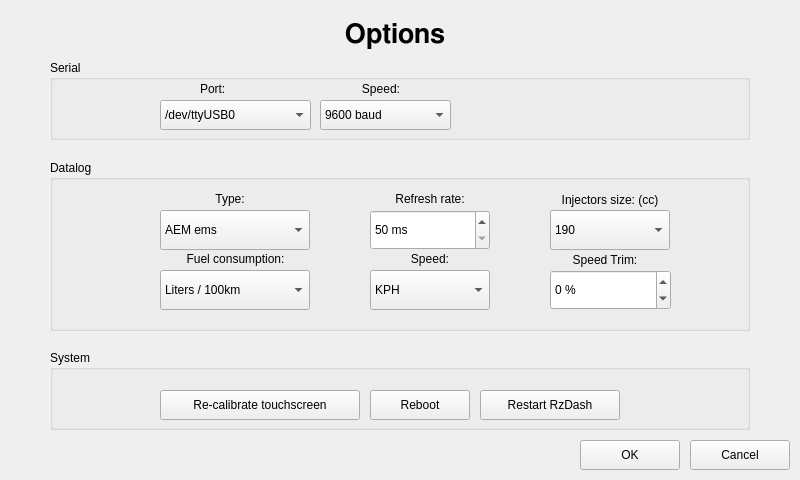
<?xml version="1.0" encoding="UTF-8"?>
<ui version="4.0">
 <class>optionsForm</class>
 <widget class="QWidget" name="optionsForm">
  <property name="geometry">
   <rect>
    <x>0</x>
    <y>0</y>
    <width>800</width>
    <height>480</height>
   </rect>
  </property>
  <property name="windowTitle">
   <string>RzDash - Options</string>
  </property>
  <property name="locale">
   <locale language="English" country="UnitedStates"/>
  </property>
  <widget class="QLabel" name="lt_title">
   <property name="geometry">
    <rect>
     <x>330</x>
     <y>20</y>
     <width>130</width>
     <height>30</height>
    </rect>
   </property>
   <property name="font">
    <font>
     <family>FreeSans</family>
     <pointsize>20</pointsize>
     <weight>75</weight>
     <bold>true</bold>
    </font>
   </property>
   <property name="text">
    <string>Options</string>
   </property>
   <property name="alignment">
    <set>Qt::AlignCenter</set>
   </property>
  </widget>
  <widget class="QGroupBox" name="gb_serial">
   <property name="geometry">
    <rect>
     <x>50</x>
     <y>60</y>
     <width>700</width>
     <height>80</height>
    </rect>
   </property>
   <property name="autoFillBackground">
    <bool>false</bool>
   </property>
   <property name="title">
    <string>Serial</string>
   </property>
   <property name="flat">
    <bool>false</bool>
   </property>
   <property name="checkable">
    <bool>false</bool>
   </property>
   <widget class="QComboBox" name="c_portName">
    <property name="geometry">
     <rect>
      <x>110</x>
      <y>40</y>
      <width>151</width>
      <height>30</height>
     </rect>
    </property>
    <item>
     <property name="text">
      <string>/dev/ttyUSB0</string>
     </property>
    </item>
    <item>
     <property name="text">
      <string>/dev/ttyUSB1</string>
     </property>
    </item>
    <item>
     <property name="text">
      <string>/dev/ttySAC0</string>
     </property>
    </item>
    <item>
     <property name="text">
      <string>/dev/ttySAC1</string>
     </property>
    </item>
    <item>
     <property name="text">
      <string>/dev/ttySAC2</string>
     </property>
    </item>
    <item>
     <property name="text">
      <string>/dev/ttyS0</string>
     </property>
    </item>
    <item>
     <property name="text">
      <string>/dev/ttyS1</string>
     </property>
    </item>
    <item>
     <property name="text">
      <string>COM1</string>
     </property>
    </item>
    <item>
     <property name="text">
      <string>COM2</string>
     </property>
    </item>
    <item>
     <property name="text">
      <string>COM3</string>
     </property>
    </item>
    <item>
     <property name="text">
      <string>COM4</string>
     </property>
    </item>
    <item>
     <property name="text">
      <string>COM5</string>
     </property>
    </item>
    <item>
     <property name="text">
      <string>COM6</string>
     </property>
    </item>
    <item>
     <property name="text">
      <string>CNCA0</string>
     </property>
    </item>
    <item>
     <property name="text">
      <string>CNCB0</string>
     </property>
    </item>
    <item>
     <property name="text">
      <string>/tmp/ttyV0</string>
     </property>
    </item>
    <item>
     <property name="text">
      <string>/tmp/ttyV1</string>
     </property>
    </item>
   </widget>
   <widget class="QComboBox" name="c_portSpeed">
    <property name="geometry">
     <rect>
      <x>270</x>
      <y>40</y>
      <width>131</width>
      <height>30</height>
     </rect>
    </property>
    <item>
     <property name="text">
      <string>9600 baud</string>
     </property>
    </item>
    <item>
     <property name="text">
      <string>19200 baud</string>
     </property>
    </item>
    <item>
     <property name="text">
      <string>38400 baud</string>
     </property>
    </item>
    <item>
     <property name="text">
      <string>115200 baud</string>
     </property>
    </item>
   </widget>
   <widget class="QLabel" name="lt_portName">
    <property name="geometry">
     <rect>
      <x>150</x>
      <y>20</y>
      <width>62</width>
      <height>17</height>
     </rect>
    </property>
    <property name="text">
     <string>Port:</string>
    </property>
   </widget>
   <widget class="QLabel" name="lt_portSpeed">
    <property name="geometry">
     <rect>
      <x>300</x>
      <y>20</y>
      <width>62</width>
      <height>17</height>
     </rect>
    </property>
    <property name="text">
     <string>Speed:</string>
    </property>
    <property name="alignment">
     <set>Qt::AlignCenter</set>
    </property>
   </widget>
  </widget>
  <widget class="QPushButton" name="b_cancel">
   <property name="geometry">
    <rect>
     <x>690</x>
     <y>440</y>
     <width>100</width>
     <height>30</height>
    </rect>
   </property>
   <property name="text">
    <string>Cancel</string>
   </property>
  </widget>
  <widget class="QGroupBox" name="gb_datalog">
   <property name="geometry">
    <rect>
     <x>50</x>
     <y>160</y>
     <width>700</width>
     <height>171</height>
    </rect>
   </property>
   <property name="title">
    <string>Datalog</string>
   </property>
   <widget class="QLabel" name="lt_datalogType">
    <property name="geometry">
     <rect>
      <x>140</x>
      <y>30</y>
      <width>80</width>
      <height>17</height>
     </rect>
    </property>
    <property name="text">
     <string>Type:</string>
    </property>
    <property name="alignment">
     <set>Qt::AlignCenter</set>
    </property>
   </widget>
   <widget class="QComboBox" name="c_datalogType">
    <property name="geometry">
     <rect>
      <x>110</x>
      <y>50</y>
      <width>150</width>
      <height>40</height>
     </rect>
    </property>
    <item>
     <property name="text">
      <string>AEM ems</string>
     </property>
    </item>
    <item>
     <property name="text">
      <string>Crome 1.4+</string>
     </property>
    </item>
    <item>
     <property name="text">
      <string>eCtune</string>
     </property>
    </item>
    <item>
     <property name="text">
      <string>Hondata Kpro</string>
     </property>
    </item>
    <item>
     <property name="text">
      <string>Hondata S300</string>
     </property>
    </item>
    <item>
     <property name="text">
      <string>OBD II</string>
     </property>
    </item>
   </widget>
   <widget class="QSpinBox" name="sb_refreshRate">
    <property name="geometry">
     <rect>
      <x>320</x>
      <y>50</y>
      <width>120</width>
      <height>40</height>
     </rect>
    </property>
    <property name="alignment">
     <set>Qt::AlignLeading|Qt::AlignLeft|Qt::AlignVCenter</set>
    </property>
    <property name="readOnly">
     <bool>false</bool>
    </property>
    <property name="buttonSymbols">
     <enum>QAbstractSpinBox::UpDownArrows</enum>
    </property>
    <property name="accelerated">
     <bool>true</bool>
    </property>
    <property name="suffix">
     <string> ms</string>
    </property>
    <property name="minimum">
     <number>50</number>
    </property>
    <property name="maximum">
     <number>2000</number>
    </property>
    <property name="singleStep">
     <number>50</number>
    </property>
   </widget>
   <widget class="QLabel" name="lt_refreshRate">
    <property name="geometry">
     <rect>
      <x>320</x>
      <y>30</y>
      <width>120</width>
      <height>17</height>
     </rect>
    </property>
    <property name="text">
     <string>Refresh rate:</string>
    </property>
    <property name="alignment">
     <set>Qt::AlignCenter</set>
    </property>
   </widget>
   <widget class="QLabel" name="lt_fuelConsumption">
    <property name="geometry">
     <rect>
      <x>110</x>
      <y>90</y>
      <width>151</width>
      <height>17</height>
     </rect>
    </property>
    <property name="text">
     <string>Fuel consumption:</string>
    </property>
    <property name="alignment">
     <set>Qt::AlignCenter</set>
    </property>
   </widget>
   <widget class="QComboBox" name="c_fuelConsumption">
    <property name="geometry">
     <rect>
      <x>110</x>
      <y>110</y>
      <width>150</width>
      <height>40</height>
     </rect>
    </property>
    <item>
     <property name="text">
      <string>Liters / 100km</string>
     </property>
    </item>
    <item>
     <property name="text">
      <string>Liters / hour</string>
     </property>
    </item>
    <item>
     <property name="text">
      <string>MPG</string>
     </property>
    </item>
   </widget>
   <widget class="QComboBox" name="c_speed">
    <property name="geometry">
     <rect>
      <x>320</x>
      <y>110</y>
      <width>120</width>
      <height>40</height>
     </rect>
    </property>
    <item>
     <property name="text">
      <string>KPH</string>
     </property>
    </item>
    <item>
     <property name="text">
      <string>MPH</string>
     </property>
    </item>
    <item>
     <property name="text">
      <string>M/S</string>
     </property>
    </item>
    <item>
     <property name="text">
      <string>F/S</string>
     </property>
    </item>
   </widget>
   <widget class="QLabel" name="lt_speed">
    <property name="geometry">
     <rect>
      <x>330</x>
      <y>90</y>
      <width>100</width>
      <height>17</height>
     </rect>
    </property>
    <property name="text">
     <string>Speed:</string>
    </property>
    <property name="alignment">
     <set>Qt::AlignCenter</set>
    </property>
   </widget>
   <widget class="QLabel" name="lt_injectorSize">
    <property name="geometry">
     <rect>
      <x>500</x>
      <y>30</y>
      <width>120</width>
      <height>20</height>
     </rect>
    </property>
    <property name="text">
     <string>Injectors size: (cc)</string>
    </property>
    <property name="alignment">
     <set>Qt::AlignCenter</set>
    </property>
   </widget>
   <widget class="QComboBox" name="c_injectorSize">
    <property name="geometry">
     <rect>
      <x>500</x>
      <y>50</y>
      <width>120</width>
      <height>40</height>
     </rect>
    </property>
    <item>
     <property name="text">
      <string>190</string>
     </property>
    </item>
    <item>
     <property name="text">
      <string>240</string>
     </property>
    </item>
    <item>
     <property name="text">
      <string>330</string>
     </property>
    </item>
    <item>
     <property name="text">
      <string>440</string>
     </property>
    </item>
    <item>
     <property name="text">
      <string>525</string>
     </property>
    </item>
    <item>
     <property name="text">
      <string>550</string>
     </property>
    </item>
    <item>
     <property name="text">
      <string>650</string>
     </property>
    </item>
    <item>
     <property name="text">
      <string>750</string>
     </property>
    </item>
    <item>
     <property name="text">
      <string>1000</string>
     </property>
    </item>
   </widget>
   <widget class="QDoubleSpinBox" name="dsb_speedTrim">
    <property name="geometry">
     <rect>
      <x>500</x>
      <y>110</y>
      <width>121</width>
      <height>40</height>
     </rect>
    </property>
    <property name="readOnly">
     <bool>false</bool>
    </property>
    <property name="accelerated">
     <bool>true</bool>
    </property>
    <property name="suffix">
     <string> %</string>
    </property>
    <property name="decimals">
     <number>0</number>
    </property>
    <property name="minimum">
     <double>-40.000000000000000</double>
    </property>
    <property name="maximum">
     <double>40.000000000000000</double>
    </property>
    <property name="value">
     <double>0.000000000000000</double>
    </property>
   </widget>
   <widget class="QLabel" name="lt_speedTrim">
    <property name="geometry">
     <rect>
      <x>490</x>
      <y>90</y>
      <width>130</width>
      <height>20</height>
     </rect>
    </property>
    <property name="text">
     <string>Speed Trim:</string>
    </property>
    <property name="alignment">
     <set>Qt::AlignCenter</set>
    </property>
   </widget>
  </widget>
  <widget class="QGroupBox" name="gb_system">
   <property name="geometry">
    <rect>
     <x>50</x>
     <y>350</y>
     <width>700</width>
     <height>80</height>
    </rect>
   </property>
   <property name="title">
    <string>System</string>
   </property>
   <widget class="QPushButton" name="b_recalibrate">
    <property name="geometry">
     <rect>
      <x>110</x>
      <y>40</y>
      <width>200</width>
      <height>30</height>
     </rect>
    </property>
    <property name="text">
     <string>Re-calibrate touchscreen</string>
    </property>
   </widget>
   <widget class="QPushButton" name="b_reboot">
    <property name="geometry">
     <rect>
      <x>320</x>
      <y>40</y>
      <width>100</width>
      <height>30</height>
     </rect>
    </property>
    <property name="text">
     <string>Reboot</string>
    </property>
   </widget>
   <widget class="QPushButton" name="b_restartApp">
    <property name="geometry">
     <rect>
      <x>430</x>
      <y>40</y>
      <width>140</width>
      <height>30</height>
     </rect>
    </property>
    <property name="text">
     <string>Restart RzDash</string>
    </property>
   </widget>
  </widget>
  <widget class="QPushButton" name="b_OK">
   <property name="geometry">
    <rect>
     <x>580</x>
     <y>440</y>
     <width>100</width>
     <height>30</height>
    </rect>
   </property>
   <property name="text">
    <string>OK</string>
   </property>
  </widget>
  <widget class="QLabel" name="lt_logo">
   <property name="geometry">
    <rect>
     <x>736</x>
     <y>0</y>
     <width>64</width>
     <height>64</height>
    </rect>
   </property>
   <property name="text">
    <string/>
   </property>
   <property name="pixmap">
    <pixmap resource="../res/rzdash.qrc">:/qt-logo.png</pixmap>
   </property>
  </widget>
 </widget>
 <resources>
  <include location="../res/rzdash.qrc"/>
 </resources>
 <connections>
  <connection>
   <sender>b_cancel</sender>
   <signal>clicked()</signal>
   <receiver>optionsForm</receiver>
   <slot>close()</slot>
   <hints>
    <hint type="sourcelabel">
     <x>735</x>
     <y>453</y>
    </hint>
    <hint type="destinationlabel">
     <x>399</x>
     <y>239</y>
    </hint>
   </hints>
  </connection>
 </connections>
</ui>
